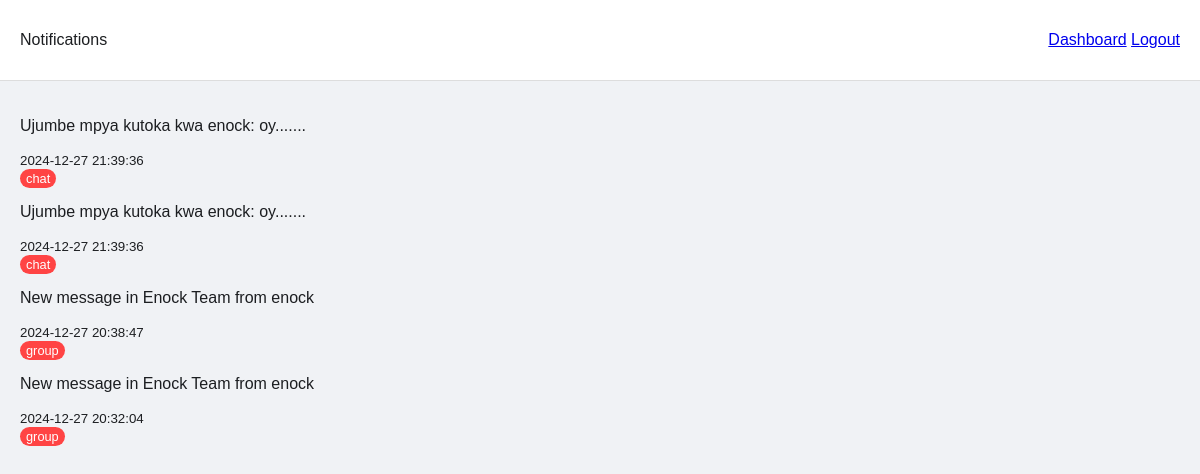
/notifications (signed in), run on the app's committed database.
### models.py (models this page shows)
class Notification(db.Model):
    id = db.Column(db.Integer, primary_key=True)
    user_id = db.Column(db.Integer, db.ForeignKey('user.id'), nullable=False)
    content = db.Column(db.String(500), nullable=False)
    type = db.Column(db.String(50), nullable=False)  # 'admin', 'chat', 'group'
    is_read = db.Column(db.Boolean, default=False)
    timestamp = db.Column(db.DateTime, default=datetime.utcnow)

### app.py (the view)
@app.route('/notifications')
@login_required
def notifications():
    notifications = Notification.query.filter_by(user_id=current_user.id).order_by(Notification.timestamp.desc()).all()
    for notification in notifications:
        notification.is_read = True
    db.session.commit()
    return render_template('notifications.html', notifications=notifications)

### app.py (called while the page is built)
@login_manager.user_loader
def load_user(user_id):
    return User.query.get(int(user_id))

@app.context_processor
def inject_notifications():
    if current_user.is_authenticated:
        notifications = Notification.query.filter_by(
            user_id=current_user.id,
            is_read=False
        ).all()
        return {'notifications': notifications}
    return {'notifications': []}

### templates/notifications.html (shortened to what this page needs)
<!DOCTYPE html>
<html lang="en">
<head>
    <link rel="stylesheet" href="{{ url_for('static', filename='css/style.css') }}">
</head>
<body>
    <nav>
        <div class="nav-wrapper">
            <span>Notifications</span>
            <div>
                <a href="{{ url_for('chat_dashboard') }}">Dashboard</a>
                <a href="{{ url_for('logout') }}">Logout</a>
            </div>
        </div>
    </nav>
    <div class="container">
        <div class="notifications-container">
            {% if notifications %}
                {% for notification in notifications %}
                    <div class="notification-item {% if not notification.is_read %}unread{% endif %}">
                        <div class="notification-content">
                            <p>{{ notification.content }}</p>
                            <small class="notification-time">
                                {{ notification.timestamp.strftime('%Y-%m-%d %H:%M:%S') }}
                            </small>
                        </div>
                        <div class="notification-type">
                            <span class="badge badge-{{ notification.type }}">
                                {{ notification.type }}
                            </span>
                        </div>
                    </div>
                {% endfor %}
            {% else %}
                <div class="no-notifications">
                    <p>No notifications to display</p>
                </div>
            {% endif %}
        </div>
    </div>
</body>
</html>

### static/css/style.css (style rules this page uses)
:root { --bg-primary: #f0f2f5; --bg-secondary: #ffffff; --text-primary: #1c1e21; --text-secondary: #65676b; --border-color: #ddd; --accent-color: #1877f2; --hover-bg: #f0f2f5; --card-shadow: 0 2px 4px rgba(0,0,0,0.1); --nav-bg: #ffffff; }
body { margin: 0; padding: 0; font-family: Arial, sans-serif; background-color: var(--bg-primary); color: var(--text-primary); }
.container { max-width: 1200px; margin: 0 auto; padding: 20px; }
nav { background-color: var(--nav-bg); border-bottom: 1px solid var(--border-color); padding: 10px 0; position: sticky; top: 0; z-index: 1000; }
.nav-wrapper { padding: 0 20px; height: 60px; display: flex; justify-content: space-between; align-items: center; }
.badge { background-color: #ff4444; color: white; padding: 2px 6px; border-radius: 10px; font-size: 0.8em; }
* { transition: background-color 0.3s ease, color 0.3s ease, border-color 0.3s ease, box-shadow 0.3s ease; }

### data on the page
Notification: content "Ujumbe mpya kutoka kwa enock: oy.......", timestamp "2024-12-27 21:39:36", type "chat"
Notification: content "Ujumbe mpya kutoka kwa enock: oy.......", timestamp "2024-12-27 21:39:36", type "chat"
Notification: content "New message in Enock Team from enock", timestamp "2024-12-27 20:38:47", type "group"
Notification: content "New message in Enock Team from enock", timestamp "2024-12-27 20:32:04", type "group"
